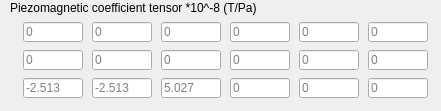
    <widget class="QWidget" name="page_8">
     <widget class="QWidget" name="layoutWidget_9">
      <property name="geometry">
       <rect>
        <x>20</x>
        <y>20</y>
        <width>412</width>
        <height>82</height>
       </rect>
      </property>
      <layout class="QGridLayout" name="gridLayout_9">
       <item row="0" column="0">
        <widget class="QLineEdit" name="qPiezM11">
         <property name="minimumSize">
          <size>
           <width>60</width>
           <height>20</height>
          </size>
         </property>
         <property name="maximumSize">
          <size>
           <width>60</width>
           <height>20</height>
          </size>
         </property>
         <property name="placeholderText">
          <string>0</string>
         </property>
        </widget>
       </item>
       <item row="0" column="1">
        <widget class="QLineEdit" name="qPiezM12">
         <property name="minimumSize">
          <size>
           <width>60</width>
           <height>20</height>
          </size>
         </property>
         <property name="maximumSize">
          <size>
           <width>60</width>
           <height>20</height>
          </size>
         </property>
         <property name="placeholderText">
          <string>0</string>
         </property>
        </widget>
       </item>
       <item row="0" column="2">
        <widget class="QLineEdit" name="qPiezM13">
         <property name="minimumSize">
          <size>
           <width>60</width>
           <height>20</height>
          </size>
         </property>
         <property name="maximumSize">
          <size>
           <width>60</width>
           <height>20</height>
          </size>
         </property>
         <property name="placeholderText">
          <string>0</string>
         </property>
        </widget>
       </item>
       <item row="0" column="3">
        <widget class="QLineEdit" name="qPiezM14">
         <property name="minimumSize">
          <size>
           <width>60</width>
           <height>20</height>
          </size>
         </property>
         <property name="maximumSize">
          <size>
           <width>60</width>
           <height>20</height>
          </size>
         </property>
         <property name="placeholderText">
          <string>0</string>
         </property>
        </widget>
       </item>
       <item row="0" column="4">
        <widget class="QLineEdit" name="qPiezM15">
         <property name="minimumSize">
          <size>
           <width>60</width>
           <height>20</height>
          </size>
         </property>
         <property name="maximumSize">
          <size>
           <width>60</width>
           <height>20</height>
          </size>
         </property>
         <property name="placeholderText">
          <string>0</string>
         </property>
        </widget>
       </item>
       <item row="0" column="5">
        <widget class="QLineEdit" name="qPiezM16">
         <property name="minimumSize">
          <size>
           <width>60</width>
           <height>20</height>
          </size>
         </property>
         <property name="maximumSize">
          <size>
           <width>60</width>
           <height>20</height>
          </size>
         </property>
         <property name="placeholderText">
          <string>0</string>
         </property>
        </widget>
       </item>
       <item row="1" column="0">
        <widget class="QLineEdit" name="qPiezM21">
         <property name="minimumSize">
          <size>
           <width>60</width>
           <height>20</height>
          </size>
         </property>
         <property name="maximumSize">
          <size>
           <width>60</width>
           <height>20</height>
          </size>
         </property>
         <property name="placeholderText">
          <string>0</string>
         </property>
        </widget>
       </item>
       <item row="1" column="1">
        <widget class="QLineEdit" name="qPiezM22">
         <property name="minimumSize">
          <size>
           <width>60</width>
           <height>20</height>
          </size>
         </property>
         <property name="maximumSize">
          <size>
           <width>60</width>
           <height>20</height>
          </size>
         </property>
         <property name="placeholderText">
          <string>0</string>
         </property>
        </widget>
       </item>
       <item row="1" column="2">
        <widget class="QLineEdit" name="qPiezM23">
         <property name="minimumSize">
          <size>
           <width>60</width>
           <height>20</height>
          </size>
         </property>
         <property name="maximumSize">
          <size>
           <width>60</width>
           <height>20</height>
          </size>
         </property>
         <property name="placeholderText">
          <string>0</string>
         </property>
        </widget>
       </item>
       <item row="1" column="3">
        <widget class="QLineEdit" name="qPiezM24">
         <property name="minimumSize">
          <size>
           <width>60</width>
           <height>20</height>
          </size>
         </property>
         <property name="maximumSize">
          <size>
           <width>60</width>
           <height>20</height>
          </size>
         </property>
         <property name="placeholderText">
          <string>0</string>
         </property>
        </widget>
       </item>
       <item row="1" column="4">
        <widget class="QLineEdit" name="qPiezM25">
         <property name="minimumSize">
          <size>
           <width>60</width>
           <height>20</height>
          </size>
         </property>
         <property name="maximumSize">
          <size>
           <width>60</width>
           <height>20</height>
          </size>
         </property>
         <property name="placeholderText">
          <string>0</string>
         </property>
        </widget>
       </item>
       <item row="1" column="5">
        <widget class="QLineEdit" name="qPiezM26">
         <property name="minimumSize">
          <size>
           <width>60</width>
           <height>20</height>
          </size>
         </property>
         <property name="maximumSize">
          <size>
           <width>60</width>
           <height>20</height>
          </size>
         </property>
         <property name="placeholderText">
          <string>0</string>
         </property>
        </widget>
       </item>
       <item row="2" column="0">
        <widget class="QLineEdit" name="qPiezM31">
         <property name="minimumSize">
          <size>
           <width>60</width>
           <height>20</height>
          </size>
         </property>
         <property name="maximumSize">
          <size>
           <width>60</width>
           <height>20</height>
          </size>
         </property>
         <property name="placeholderText">
          <string>-2.513</string>
         </property>
        </widget>
       </item>
       <item row="2" column="1">
        <widget class="QLineEdit" name="qPiezM32">
         <property name="minimumSize">
          <size>
           <width>60</width>
           <height>20</height>
          </size>
         </property>
         <property name="maximumSize">
          <size>
           <width>60</width>
           <height>20</height>
          </size>
         </property>
         <property name="placeholderText">
          <string>-2.513</string>
         </property>
        </widget>
       </item>
       <item row="2" column="2">
        <widget class="QLineEdit" name="qPiezM33">
         <property name="minimumSize">
          <size>
           <width>60</width>
           <height>20</height>
          </size>
         </property>
         <property name="maximumSize">
          <size>
           <width>60</width>
           <height>20</height>
          </size>
         </property>
         <property name="placeholderText">
          <string>5.027</string>
         </property>
        </widget>
       </item>
       <item row="2" column="3">
        <widget class="QLineEdit" name="qPiezM34">
         <property name="minimumSize">
          <size>
           <width>60</width>
           <height>20</height>
          </size>
         </property>
         <property name="maximumSize">
          <size>
           <width>60</width>
           <height>20</height>
          </size>
         </property>
         <property name="placeholderText">
          <string>0</string>
         </property>
        </widget>
       </item>
       <item row="2" column="4">
        <widget class="QLineEdit" name="qPiezM35">
         <property name="minimumSize">
          <size>
           <width>60</width>
           <height>20</height>
          </size>
         </property>
         <property name="maximumSize">
          <size>
           <width>60</width>
           <height>20</height>
          </size>
         </property>
         <property name="placeholderText">
          <string>0</string>
         </property>
        </widget>
       </item>
       <item row="2" column="5">
        <widget class="QLineEdit" name="qPiezM36">
         <property name="minimumSize">
          <size>
           <width>60</width>
           <height>20</height>
          </size>
         </property>
         <property name="maximumSize">
          <size>
           <width>60</width>
           <height>20</height>
          </size>
         </property>
         <property name="placeholderText">
          <string>0</string>
         </property>
        </widget>
       </item>
      </layout>
     </widget>
     <widget class="QLabel" name="label_22">
      <property name="geometry">
       <rect>
        <x>10</x>
        <y>0</y>
        <width>291</width>
        <height>16</height>
       </rect>
      </property>
      <property name="text">
       <string>Piezomagnetic coefficient tensor *10^-8 (T/Pa)</string>
      </property>
     </widget>
    </widget>
